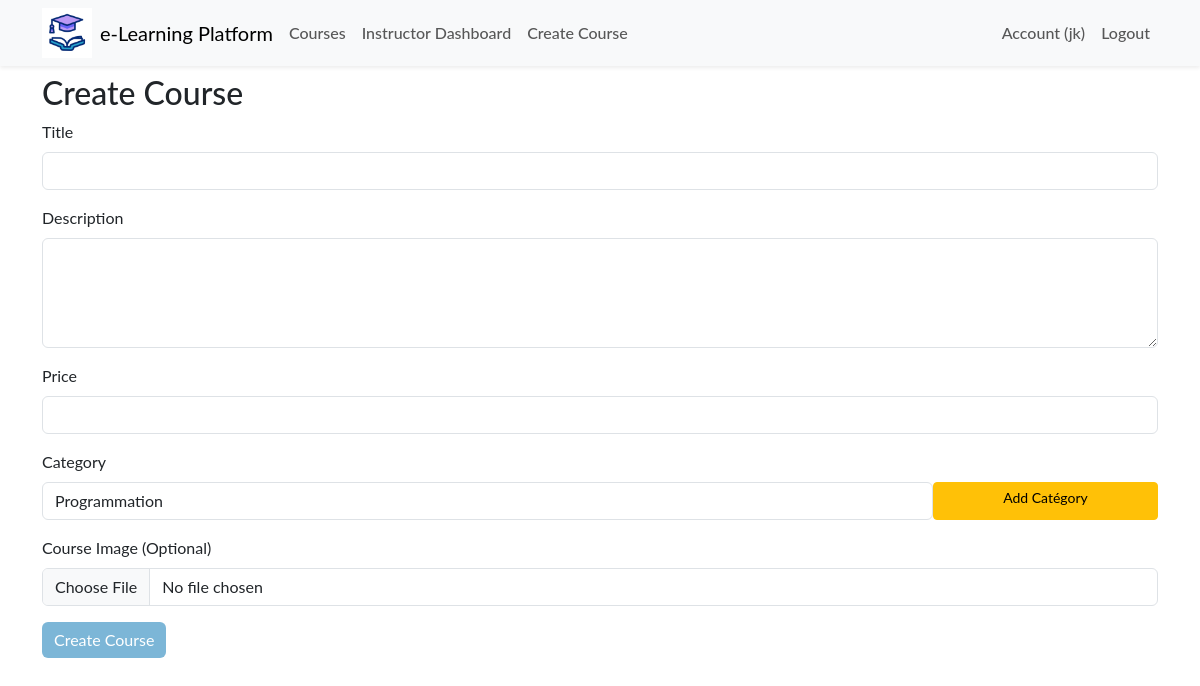
Before: /courses/create (signed in) with the older database file.
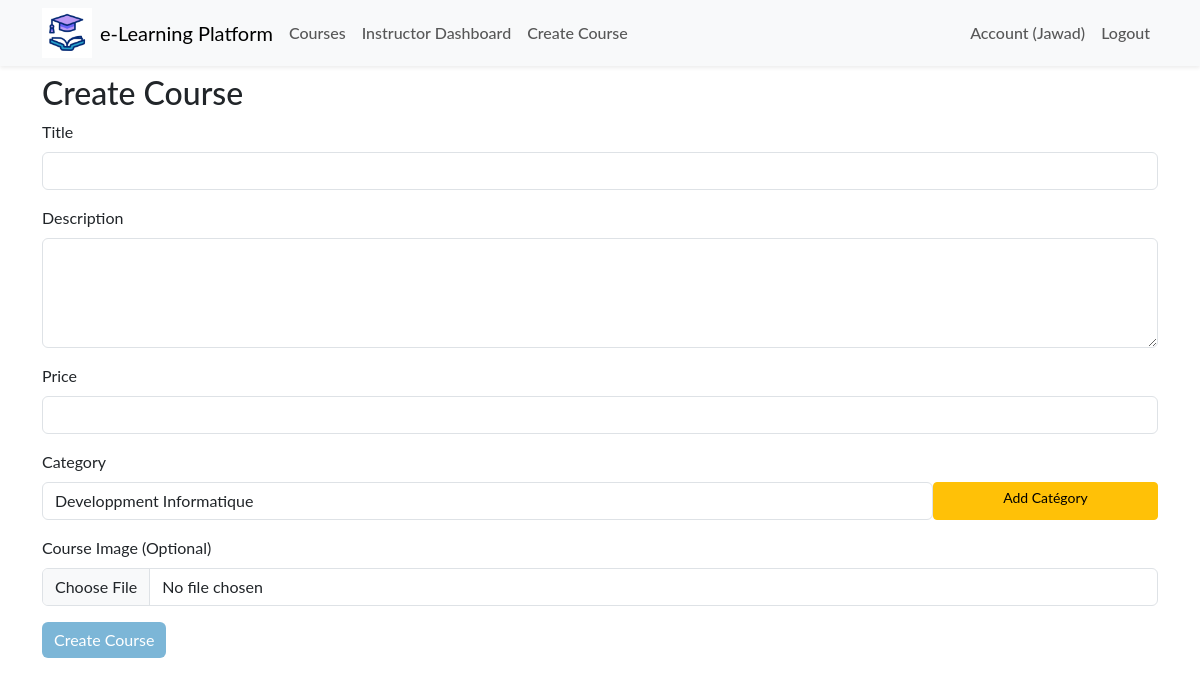
After: the same page with the newer database file.
### app/models.py (models this page shows, shortened)
class User(db.Model, UserMixin):
    id = db.Column(db.Integer, primary_key=True)
    name = db.Column(db.String(50), nullable=False)
    email = db.Column(db.String(120), unique=True, nullable=False)
    role = db.Column(db.String(10))  # 'student' or 'instructor'
    password_hash = db.Column(db.String(128), nullable=False)
    created_at = db.Column(db.DateTime, default=datetime.utcnow)

### app/routes/course.py (the view, shortened to what this page needs)
@bp.route('/create', methods=['GET', 'POST'])
@login_required
def create_course():
    if current_user.role != 'instructor':
        flash('Only instructors can create courses.', 'danger')
        return redirect(url_for('main.index'))
    form = CourseForm()
    return render_template('create_course.html', form=form)

### app/routes/course.py
class CourseForm(FlaskForm):
    title = StringField('Title', validators=[DataRequired()])
    description = TextAreaField('Description', validators=[DataRequired()])
    courseImage = FileField('Add Image', validators=[FileAllowed(['jpg','png','jfif'])])
    price = FloatField('Price', validators=[DataRequired()])
    category_id = SelectField('Category', validators=[DataRequired()], coerce=int)
    submit = SubmitField('Create Course')
    def __init__(self, *args, **kwargs):
        super(CourseForm, self).__init__(*args, **kwargs)
        self.category_id.choices = [(category.id, category.name) for category in Category.query.all()]

### app/templates/create_course.html (shortened to what this page needs)
{% extends 'layout.html' %}
{% block content %}
<h2>Create Course</h2>
<form method="POST" enctype="multipart/form-data">
    <div class="mb-3">
        <label for="title" class="form-label">{{ form.title.label }}</label>
        {% if form.title.errors %}
        {{ form.title(class="form-control is-invalid", id="title") }}
        <div class="invalid-feedback">
            {% for error in form.title.errors %}
            <span>{{ error }}</span>
            {% endfor %}
        </div>
        {% else %}
        {{ form.title(class="form-control", id="title") }}
        {% endif %}
    </div>
    <div class="mb-3">
        <label for="description" class="form-label">{{ form.description.label }}</label>
        {% if form.description.errors %}
        {{ form.description(class="form-control is-invalid", id="description", rows=4) }}
        <div class="invalid-feedback">
            {% for error in form.description.errors %}
            <span>{{ error }}</span>
            {% endfor %}
        </div>
        {% else %}
        {{ form.description(class="form-control", id="description", rows=4) }}
        {% endif %}
    </div>
    <div class="mb-3">
        <label for="price" class="form-label">{{ form.price.label }}</label>
        {% if form.price.errors %}
        {{ form.price(class="form-control is-invalid", id="price") }}
        <div class="invalid-feedback">
            {% for error in form.price.errors %}
            <span>{{ error }}</span>
            {% endfor %}
        </div>
        {% else %}
        {{ form.price(class="form-control", id="price") }}
        {% endif %}
    </div>
    <div class="mb-3">
        <label for="category_id" class="form-label">{{ form.category_id.label }}</label>
        <div class="d-flex">
            {% if form.category_id.errors %}
            {{ form.category_id(class="form-control is-invalid", id="category_id") }}
            <div class="invalid-feedback">
                {% for error in form.category_id.errors %}
                <span>{{ error }}</span>
                {% endfor %}
            </div>
            {% else %}
            {{ form.category_id(class="form-control", id="category_id") }}
            {% endif %}
            <a href="{{ url_for('course.add_category') }}" class="btn btn-warning btn-sm w-25 ">Add Catégory</a>
        </div>
    </div>
    <div class="mb-3">
        <label for="picture" class="form-label">Course Image (Optional)</label>
        {{ form.courseImage(class="form-control", id="picture") }}
    </div>
    <div class="mb-3">
        {{ form.submit(class="btn btn-primary") }}
    </div>
</form>
{% endblock %}

### app/templates/layout.html (shortened to what this page needs)
<!DOCTYPE html>
<html lang="en">
  <head>
    <link href="https://cdn.jsdelivr.net/npm/bootstrap@5.3.3/dist/css/bootstrap.min.css" rel="stylesheet" />
    <link rel="stylesheet" href="{{ url_for('static', filename='css/main.css') }}" />
  </head>
  <body>
    <nav class="navbar navbar-expand-lg navbar-light bg-light shadow-sm sticky-top">
      <div class="container">
        <img width="50px" src="{{ url_for('static', filename='/img/icone.gif') }}" alt="">
        <a class="navbar-brand mx-2" href="{{ url_for('main.index') }}">e-Learning Platform</a>
        <div class="collapse navbar-collapse" id="navbarNav">
          <ul class="navbar-nav me-auto mb-2 mb-lg-0">
            <li class="nav-item">
              <a class="nav-link" href="{{ url_for('course.list_courses') }}">Courses</a>
            </li>
            {% if current_user.is_authenticated %}
              {% if current_user.role == 'instructor' %}
              <li class="nav-item">
                <a class="nav-link" href="{{ url_for('course.instructor_dashboard') }}">Instructor Dashboard</a>
              </li>
              <li class="nav-item">
                <a class="nav-link" href="{{ url_for('course.create_course') }}">Create Course</a>
              </li>
              {% elif current_user.role == 'student' %}
              <li class="nav-item">
                <a class="nav-link" href="{{ url_for('course.student_dashboard') }}">Student Dashboard</a>
              </li>
              {% endif %}
            {% endif %}
          </ul>
          <ul class="navbar-nav ms-auto">
            {% if current_user.is_authenticated %}
            <li class="nav-item">
              <a class="nav-link" href="{{ url_for('auth.account') }}">Account ({{ current_user.name }})</a>
            </li>
            <li class="nav-item">
              <a class="nav-link" href="{{ url_for('auth.logout') }}">Logout</a>
            </li>
            {% endif %}
          </ul>
        </div>
      </div>
    </nav>
    <div class="container mt-2">{% include 'flash_msg.html' %} {% block content %}{% endblock %}</div>
  </body>
</html>

Changed rows visible on the page:
changed User: name "jk" → "Jawad"
Other visible differences:
form field category_id: "Programmation" → "Developpment Informatique"
